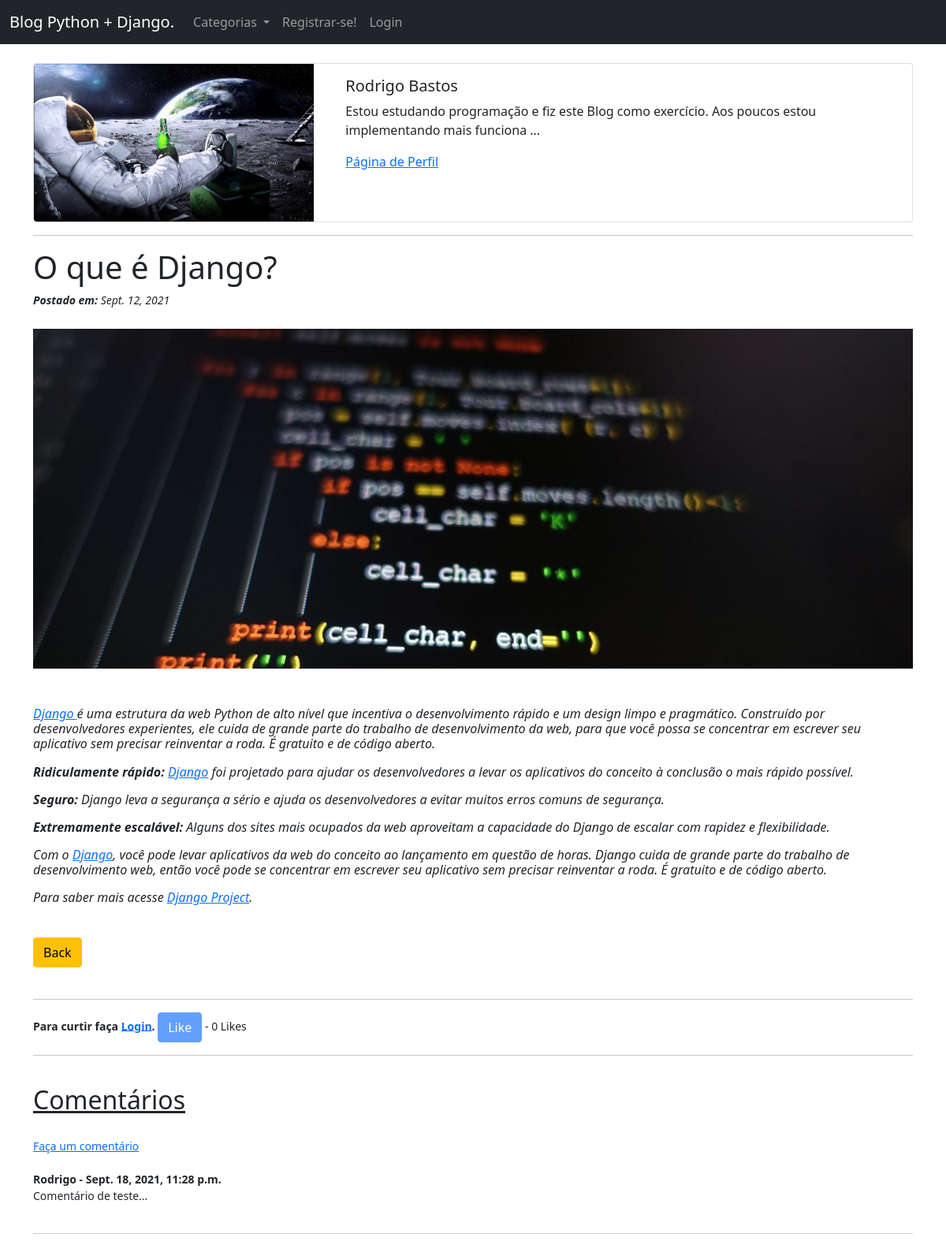
The page /article/34 on the database its author committed.
### MeuBlog/models.py (models this page shows, shortened)
class Post(models.Model):
    title = models.CharField(max_length=255)
    header_image = models.ImageField(null=True, blank=True, upload_to="images/")
    title_tag = models.CharField(max_length=255, default=" ")
    author = models.ForeignKey(User, on_delete=models.CASCADE)
    body = RichTextField(blank=True, null=True)
    post_date = models.DateField(auto_now_add=True)
    category = models.CharField(max_length=255, default='coding')
    snippet = models.CharField(max_length=255)
    likes = ManyToManyField(User, related_name='blog_posts')
    def total_likes(self):
        return self.likes.count()

class Profile(models.Model):
    user = models.OneToOneField(User, null=True, on_delete=models.CASCADE)
    bio = models.TextField()
    profile_pic = models.ImageField(null=True, blank=True, upload_to="images/profile")
    website_url = models.CharField(max_length=255, null=True, blank=True)
    facebook_url = models.CharField(max_length=255, null=True, blank=True)
    twitter_url = models.CharField(max_length=255, null=True, blank=True)
    instagram_url = models.CharField(max_length=255, null=True, blank=True)
    pinterest_url = models.CharField(max_length=255, null=True, blank=True)
    github_url = models.CharField(max_length=255, null=True, blank=True)
    linkedin_url = models.CharField(max_length=255, null=True, blank=True)

class  Comment(models.Model):
    post = models.ForeignKey(Post, related_name="comments", on_delete=models.CASCADE)
    name = models.CharField(max_length=255)
    body = models.TextField()
    date_added = models.DateTimeField(auto_now_add=True)

### MeuBlog/views.py (the view)
# urls.py: path('article/<int:pk>', ArticleDetailView.as_view(), name='article-detail'),
class ArticleDetailView(DetailView):
    model = Post
    template_name = 'article_details.html'
    def get_context_data(self, *args, **kwargs):
        cat_menu = Category.objects.all()
        context = super(ArticleDetailView, self).get_context_data(*args, **kwargs)
        stuff = get_object_or_404(Post, id=self.kwargs['pk'])
        total_likes = stuff.total_likes()
        liked = False
        if stuff.likes.filter(id=self.request.user.id).exists():
            liked  = True
        context["cat_menu"] = cat_menu
        context["total_likes"] = total_likes
        context["liked"] = liked
        return context

### MeuBlog/models.py (called while the page is built)
    def __str__(self):
        return self.name

### MeuBlog/templates/article_details.html (shortened to what this page needs)
{% extends 'base.html' %}
{% load static %}
{% block content %}
{% if post.author.profile.id %}
    <div class="card mb-3">
        <div class="row no-gutters">
        <div class="col-md-4">
            {% if post.author.profile.profile_pic %}
                <img src="{{ post.author.profile.profile_pic.url }}" class="img-fluid rounded-start">
            {% else %}
                <img src="{% static 'MeuBlog/images/profile.jpg' %}" class="img-fluid rounded-start">
            {% endif %}
        </div>
        <div class="col-md-8">
            <div class="card-body">
            <h5 class="card-title">{{ post.author.first_name }} {{ post.author.last_name }}</h5>
            <p class="card-text"> {{ post.author.profile.bio|slice:":105"|safe }}  ...</p>
            <p class="text-muted">
                <a href="{% url 'show_proflie_page' post.author.profile.id %}">Página de Perfil</a>
            </p>
            </div>
        </div>
        </div>
    </div>
{% else %}
    <strong>Aqui você pode mostrar seu perfil.
        Para criar um perfil clique <a href="{% url 'create_profile_page' %}">aqui</a>
    </strong>
</br></br>
{% endif %}
    <hr>
    <h1>{{ post.title }}</h1>
    <h6>
    <i>
    <small><strong>Postado em:</strong>
        {{ post.post_date }}
        <br/>
    <br/>
    </h6>
{% if post.header_image %}
    <img src="{{ post.header_image.url }}" width="100%" class="d-block w-100">
{% endif %}
<br/><br/>
<h6>
<i>
<a   >{{ post.body|safe }}</a>
</i>
</h6>
<br/>
<a href="{% url 'home' %}" class="btn btn-warning">
Back</a>
<br/>
<br/>
<hr>
<form action="{% url 'like_post' post.pk %}" method="POST">
    {% if user.is_authenticated %}
        {% if liked %}
            <button type="submit", name="post_id", value="{{ post.id }}", class="btn btn-danger btn-sm">Unlike</button>
        {% else %}
            <button type="submit", name="post_id", value="{{ post.id }}", class="btn btn-primary btn-sm">Like</button>
        {% endif %}
    {% else %}
        <strong> Para curtir faça <a href="{% url 'login' %}">Login</a>. </strong>
        <button type="submit", name="post_id", value="{{ post.id }}", class="btn btn-primary disabled">Like</button>
    {% endif %} - {{ total_likes }} Likes
<hr>
<h2><u>Comentários</u></h2>
<br/>
{% if not post.comments.all %}
    Este Post ainda não tem comentários <a href="{% url 'add_comments' post.pk %}">Faça um comentário</a>
{% else %}
    <a href="{% url 'add_comments' post.pk %}">Faça um comentário</a>
    {% for comment in post.comments.all %}
        <strong>
            {{ comment.name }} -
            {{ comment.date_added }}
        </strong>
        {{ comment.body }}
    {% endfor %}
{% endif %}
<hr>
<br>
<br>
</form>
{% endblock %}

### rows shown on the page
Post: author.profile.profile_pic (picture), author.first_name "Rodrigo", author.last_name "Bastos", author.profile.bio "Estou estudando programação e fiz este Blog como exercício. Aos poucos estou implementando mais funciona", title "O que é Django?", post_date "Sept. 12, 2021", header_image (picture), body "Django é uma estrutura da web Python de alto nível que incentiva o desenvolvimento rápido e um design limpo e pragmático. Construído por desenvolvedores experientes, ele cuida de grande parte do trabalho de desenvolvimento da web, para que você possa se concentrar em escrever seu aplicativo sem precisar reinventar a roda. É gratuito e de código aberto. Ridiculamente rápido: Django foi projetado para ajudar os desenvolvedores a levar os aplicativos do conceito à conclusão o mais rápido possível. Seguro: Django leva a segurança a sério e ajuda os desenvolvedores a evitar muitos erros comuns de segurança. Extremamente escalável: Alguns dos sites mais ocupados da web aproveitam a capacidade do…"
Comment: name "Rodrigo", date_added "Sept. 18, 2021, 11:28 p.m.", body "Comentário de teste..."

### other values the page prints
{{ total_likes }} "0"
